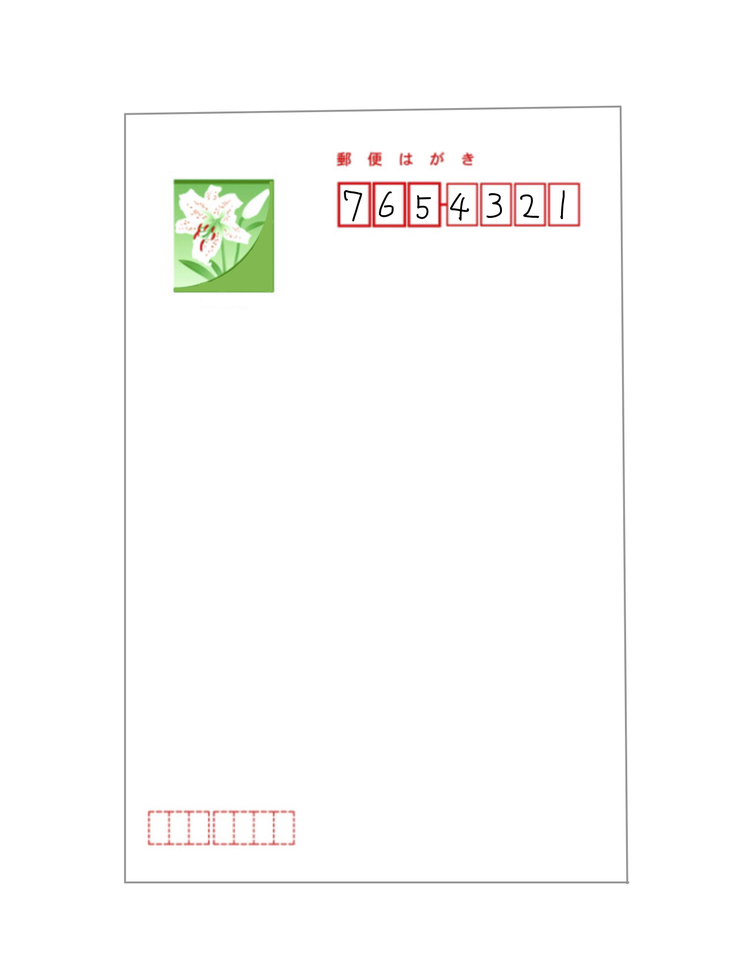
#> input picture letter01.png, 733 x 962 px, shrunk from 1275 x 1673 before the run
$ python detect_zip.py
#> lines starting #> are read from the running program, lines starting #| are printed output that depends on the picture; after the words box and inside, x2 and y2 are one past the last pixel; in counts of white or black regions, pixels touching at a corner belong together
import cv2
import matplotlib.pyplot as plt

#ハガキ画像から郵便番号領域を抽出する関数
def detect_zipno(fname):
    #画像を読み込む
#> called with fname = 'letter01.png'
    img = cv2.imread(fname)
#> img is the input picture: shape (962, 733, 3); mean B, G, R 251.2, 252.2, 252.4
    #画像のサイズを求める
    h,w = img.shape[:2]
#> h = 962; w = 733
    #画像の右上のみ抽出する
    img = img[0:h//2, w//3:]
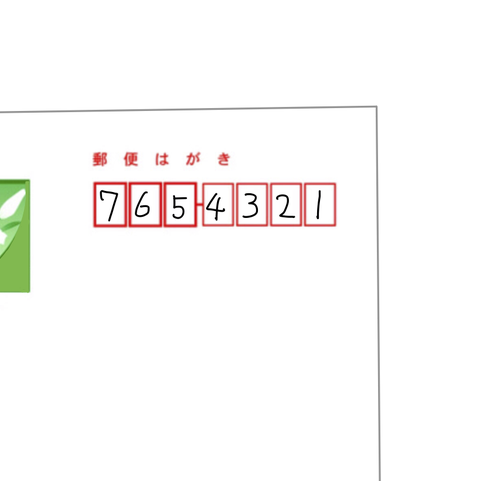
#> img: shape (481, 489, 3); mean B, G, R 248.8, 250, 251.2

    #画像を二値化
    gray = cv2.cvtColor(img, cv2.COLOR_BGR2GRAY)
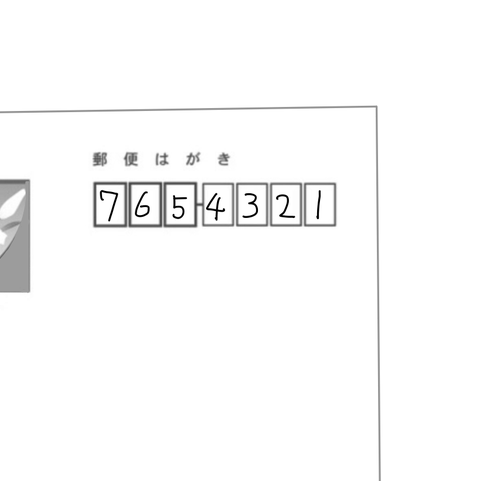
#> gray: shape (481, 489); min 0, max 255, mean 250.2
    gray = cv2.GaussianBlur(gray, (3,3), 0)
    im2 = cv2.threshold(gray,140,255,cv2.THRESH_BINARY_INV)[1]
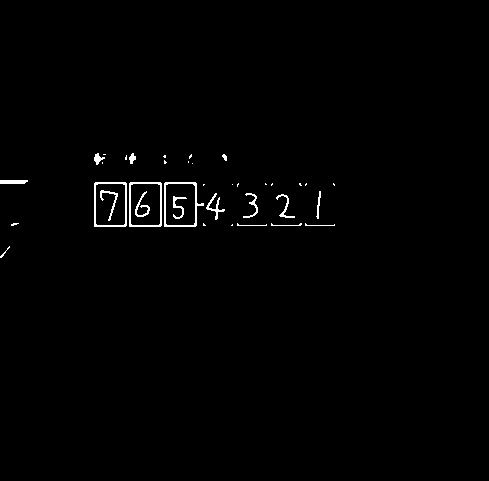
#> im2: shape (481, 489); 0.89% white in thin lines or dots, all inside (x1, y1, x2, y2) = (0, 153, 335, 258)

    #輪郭を抽出
    cnts = cv2.findContours(im2, cv2.RETR_LIST, cv2.CHAIN_APPROX_SIMPLE)[0]
#> cnts = 40 contours, 24 with area under 20; largest, box (x1, y1, x2, y2) and area: (164, 182, 204, 227) 1418, (129, 182, 162, 227) 1406, (94, 182, 127, 227) 1406, (130, 183, 161, 226) 1250, (95, 183, 126, 226) 1250

    #抽出した輪郭を単純なリストに変換
    result = []
    for pt in cnts:
        x,y,w,h = cv2.boundingRect(pt)
        #大きすぎる小さすぎる領域を除去
        if not(50<w<70): continue
        result.append([x,y,w,h])
#> this loop made 40 passes
#> (x, y, w, h) on passes 1, 3, 4, 5, 7, 8, 9, 10, 11, 12, 13, 14: (0, 246, 10, 12), (305, 223, 30, 3), (271, 223, 31, 3), (237, 223, 30, 3), (11, 223, 8, 3), (173, 196, 14, 23), (276, 194, 19, 24), (243, 193, 15, 25), (206, 193, 19, 27), (316, 191, 5, 28), (135, 191, 15, 26), (100, 190, 18, 31)
#> (pt, x, y, w, h) on passes 2, 6, 16, 20, 21, 23: ([[232, 224], [231, 225], [232, 225]], 231, 224, 2, 2), ([[203, 223], [203, 225], [205, 225]], 203, 223, 3, 3), ([[203, 184], [203, 185], [204, 184]], 203, 184, 2, 2), ([[333, 183], [333, 184], [334, 185], [334, 184]], 333, 183, 2, 3), ([[306, 183], [305, 184], [305, 185], [306, 184]], 305, 183, 2, 3), ([[272, 183], [271, 184], [271, 185], [272, 184]], 271, 183, 2, 3)
#> after the loop, result = []
    #抽出した輪郭が左側から並ぶようソート
    result = sorted(result, key=lambda x: x[0])
    #抽出した輪郭が近すぎるものを除去
    result2 = []
    lastx = -100
    for x,y,w,h in result:
        if (x - lastx) < 10: continue
        result2.append([x,y,w,h])
        lastx = x
#> this loop made 0 passes
#> after the loop, result2 = []

    #緑色の枠を描画
    for x,y,w,h in result2:
        cv2.rectangle(img,(x,y),(x+w,y+h),(0,255,0),3)
    return result2, img

if __name__ == '__main__':
    #ハガキ画像ｗ指定して領域を抽出
    cnts, img = detect_zipno("letter01.png")
#> cnts = []

    #画面に抽出結果を描画
    plt.imshow(cv2.cvtColor(img, cv2.COLOR_BGR2RGB))
    plt.savefig("detect-zip.png", dpi=200)
    plt.show()

$ run again, with cut-test.png copied over letter01.png
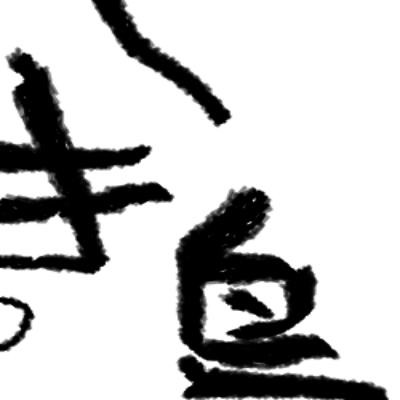
#> input picture cut-test.png, 400 x 400 px
#> in detect_zipno, img is the input picture: shape (400, 400, 3); min 0, max 255, mean 195.5
#> in detect_zipno, `img = img[0:h//2, w//3:]`:
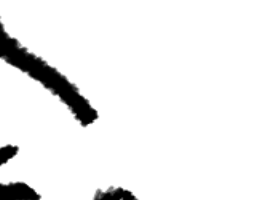
#> img: shape (200, 267, 3); min 0, max 255, mean 238.2
#> in detect_zipno, `im2 = cv2.threshold(gray,140,255,cv2.THRESH_BINARY_INV)[1]`:
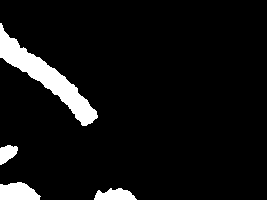
#> im2: shape (200, 267); 6.8% white; 4 white regions
#> in detect_zipno, `cnts = cv2.findContours(im2, cv2.RETR_LIST, cv2.CHAIN_APPROX_SIMPLE)[0]`: cnts = 4 contours; box (x1, y1, x2, y2) and area: (0, 23, 98, 126) 2310, (0, 182, 41, 200) 527, (94, 188, 137, 200) 325, (0, 145, 18, 165) 214
#> the loop in detect_zipno, `for pt in cnts:` made 4 passes
#> (x, y, w, h) on passes 1 to 4: (94, 188, 43, 12), (0, 182, 41, 18), (0, 145, 18, 20), (0, 23, 98, 103)
#> after the loop in detect_zipno, `for pt in cnts:`: result = []
